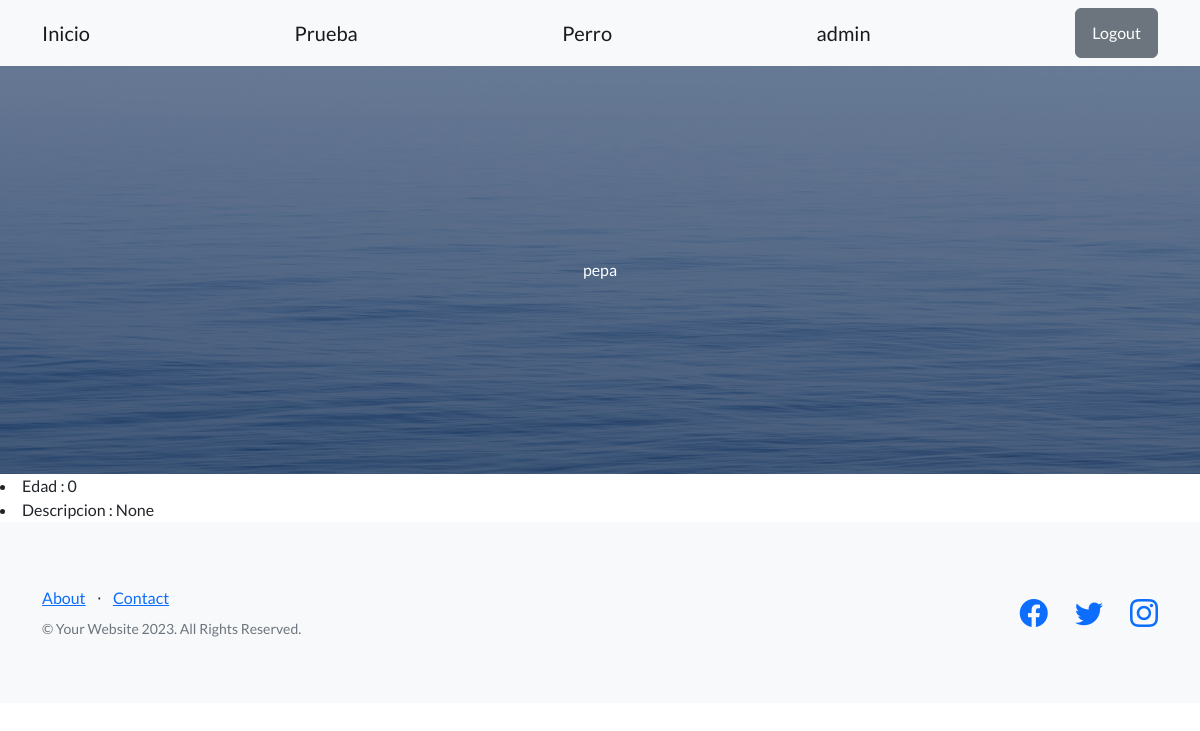
The app's page /perro/38/ (signed in) with its own data.
### inicio/models.py (models this page shows, shortened)
class Perro(models.Model): #tratar de poner como nombre algo en singular
    nombre = models.CharField(max_length=20)
    edad = models.IntegerField()
    descripcion = models.TextField(null=True)

### inicio/views.py (the view)
# urls.py: path("perro/<int:pk>/",views.MostrarPerro.as_view(), name="mostrar_perro"),
class MostrarPerro(DetailView):
    model = Perro
    template_name ="inicio/CBV/mostrar_perro_CBV.html"

### inicio/templates/inicio/CBV/mostrar_perro_CBV.html (shortened to what this page needs)
{% extends 'bases.html' %}
{% block h1_header %}
{{perro.nombre}}
{% endblock h1_header %}
{% block contenido %}
<li>Edad : {{perro.edad}} </li>
<li>Descripcion : {{perro.descripcion}} </li>
{% endblock contenido %}

### templates/bases.html (shortened to what this page needs)
<!DOCTYPE html>
{% load static %}
<html lang="en">
    <head>
        <link href="https://cdn.jsdelivr.net/npm/bootstrap-icons@1.5.0/font/bootstrap-icons.css" rel="stylesheet" type="text/css" />
        <link href= {% static  "css/styles.css" %} rel="stylesheet"  />
    </head>
    <body>
        <nav class="navbar navbar-light bg-light static-top">
            <div class="container">
                <a class="navbar-brand" href={% url 'inicio:inicio' %}>Inicio</a>
                <a class="navbar-brand" href={% url 'inicio:prueba' %}>Prueba</a>
                <a class="navbar-brand" href={% url 'inicio:listar_perros' %}>Perro</a>
                {% if request.user.is_authenticated %}
                <a class="navbar-brand" href="#"> {{request.user.username}} </a>
                <a class="btn btn-secondary" href= {% url 'usuario:logout' %} >Logout</a>
                {% else %}
                <a class="btn btn-primary" href= {% url 'usuario:login' %} >Login</a>
                <a class="btn btn-primary" href= {% url 'usuario:registrarse' %} >Registrarse</a>
                {% endif %}
            </div>
        </nav>
{% block header %}
<header class="masthead">
    <div class="container position-relative">
        <div class="row justify-content-center">
            <div class="col-xl-6">
                <div class="text-center text-white">
                    {% block h1_header %}{% endblock h1_header %}
                </div>
            </div>
        </div>
    </div>
</header>
{% endblock header %}
{% block contenido %}{% endblock contenido %}
                <footer class="footer bg-light">
                    <div class="container">
                        <div class="row">
                            <div class="col-lg-6 h-100 text-center text-lg-start my-auto">
                                <ul class="list-inline mb-2">
                                    <li class="list-inline-item"><a href="#!">About</a></li>
                                    <li class="list-inline-item">⋅</li>
                                    <li class="list-inline-item"><a href="#!">Contact</a></li>
                                </ul>
                                <p class="text-muted small mb-4 mb-lg-0">&copy; Your Website 2023. All Rights Reserved.</p>
                            </div>
                            <div class="col-lg-6 h-100 text-center text-lg-end my-auto">
                                <ul class="list-inline mb-0">
                                    <li class="list-inline-item me-4">
                                        <a href="#!"><i class="bi-facebook fs-3"></i></a>
                                    </li>
                                    <li class="list-inline-item me-4">
                                        <a href="#!"><i class="bi-twitter fs-3"></i></a>
                                    </li>
                                    <li class="list-inline-item">
                                        <a href="#!"><i class="bi-instagram fs-3"></i></a>
                                    </li>
                                </ul>
                            </div>
                        </div>
                    </div>
                </footer>
            </body>
        </html>

### records on screen
Perro: nombre "pepa", edad "0", descripcion "None"

### other values on screen
{{ request.user.username }} "admin"
